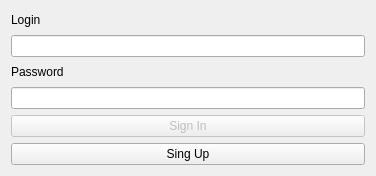
<?xml version="1.0" encoding="UTF-8"?>
<ui version="4.0">
 <class>LoginReg</class>
 <widget class="QDialog" name="LoginReg">
  <property name="geometry">
   <rect>
    <x>0</x>
    <y>0</y>
    <width>376</width>
    <height>176</height>
   </rect>
  </property>
  <property name="minimumSize">
   <size>
    <width>376</width>
    <height>176</height>
   </size>
  </property>
  <property name="maximumSize">
   <size>
    <width>376</width>
    <height>176</height>
   </size>
  </property>
  <property name="windowTitle">
   <string>Dialog</string>
  </property>
  <layout class="QGridLayout" name="gridLayout">
   <item row="0" column="0">
    <widget class="QLabel" name="label">
     <property name="text">
      <string>Login</string>
     </property>
    </widget>
   </item>
   <item row="1" column="0">
    <widget class="QLineEdit" name="LoginEdit"/>
   </item>
   <item row="2" column="0">
    <widget class="QLabel" name="label_2">
     <property name="text">
      <string>Password</string>
     </property>
    </widget>
   </item>
   <item row="3" column="0">
    <widget class="QLineEdit" name="PasswordEdit"/>
   </item>
   <item row="4" column="0">
    <widget class="QPushButton" name="SignInButton">
     <property name="enabled">
      <bool>false</bool>
     </property>
     <property name="text">
      <string>Sign In</string>
     </property>
    </widget>
   </item>
   <item row="5" column="0">
    <widget class="QPushButton" name="SignUpButton">
     <property name="text">
      <string>Sing Up</string>
     </property>
    </widget>
   </item>
  </layout>
 </widget>
 <resources/>
 <connections/>
</ui>
